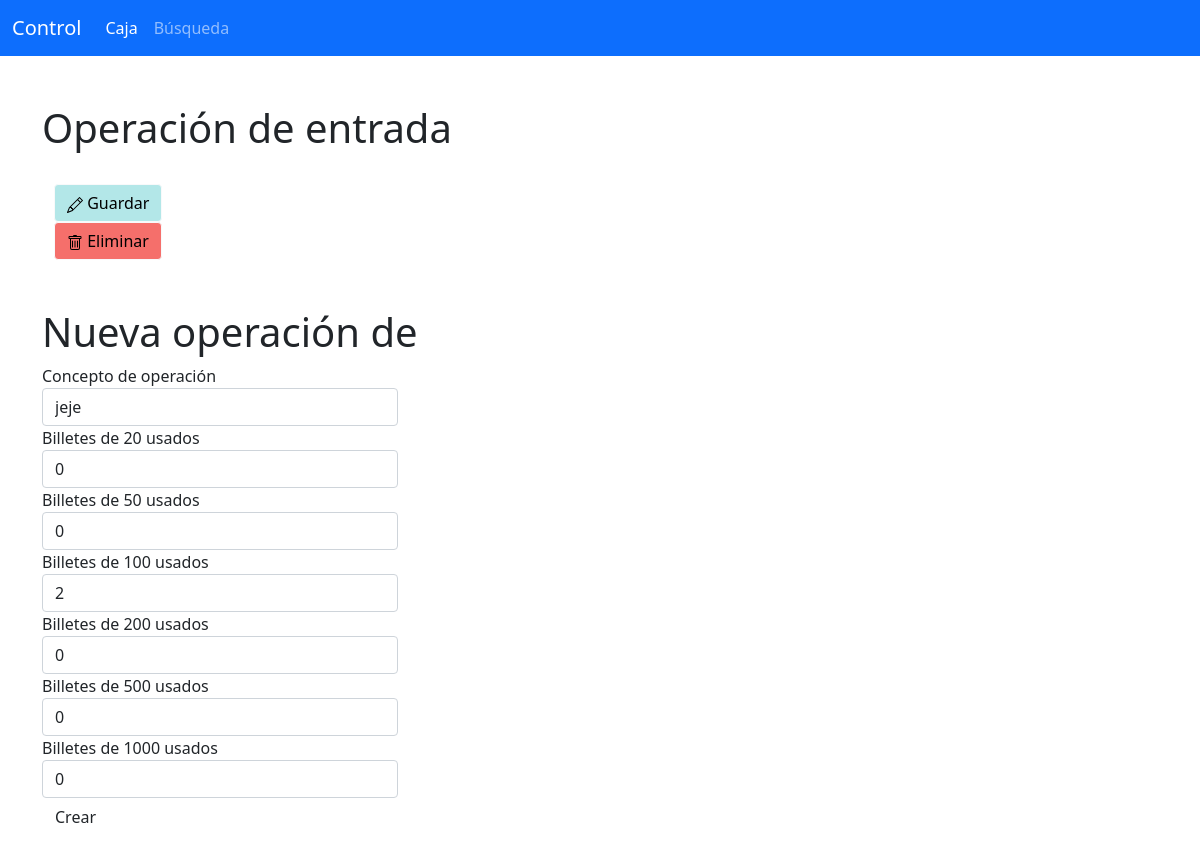
Page /ver/1 on the earlier database version.
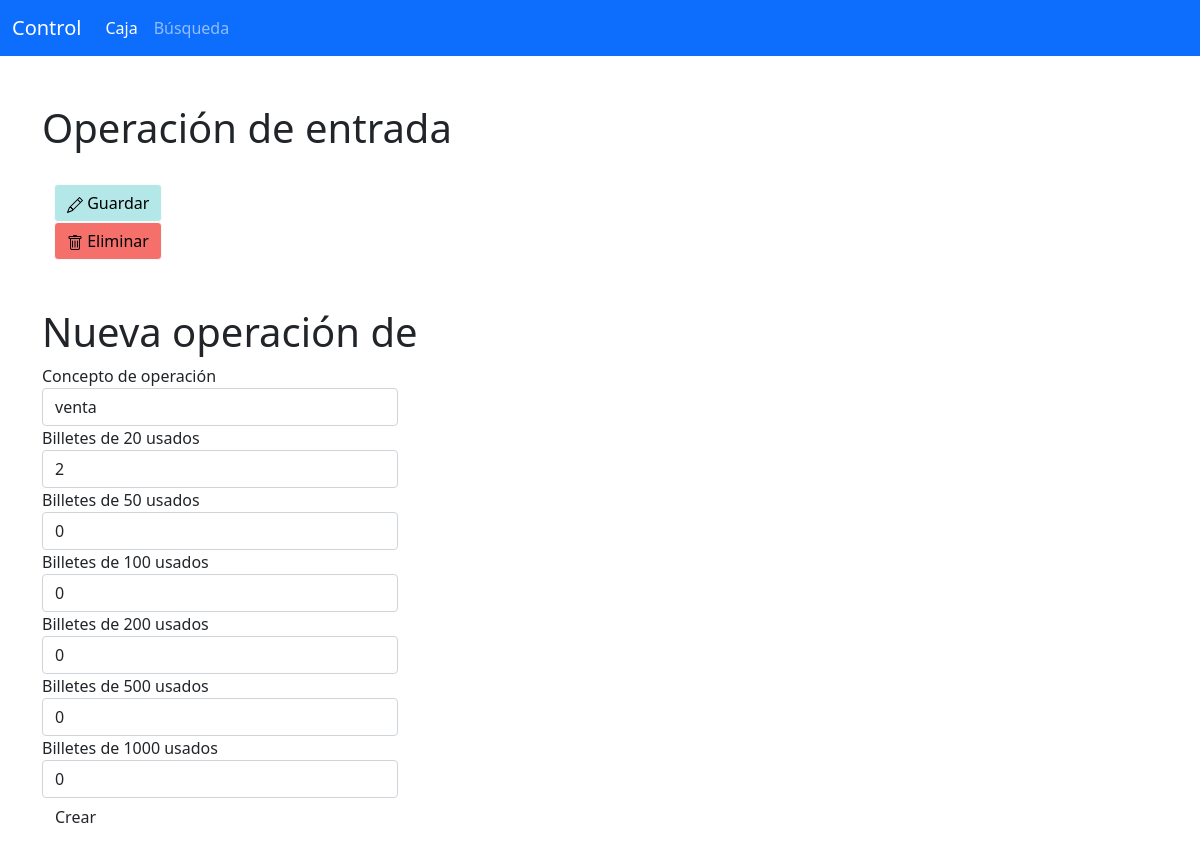
Same page on the later database version.
### app/models.py (models this page shows, shortened)
class Operacion(db.Model):
    __tablename__ = 'operaciones'
    id = db.Column(db.Integer, primary_key = True)
    concepto = db.Column(db.String(120))
    fecha = db.Column(db.Date, index = True, default = datetime.today)
    total = db.Column(db.Float)
    billetes = db.Column(db.String(18))
    tipo = db.Column(db.String(7), index = True)

### app/routes.py (the view, shortened to what this page needs)
@app.route('/ver/<int:id>', methods = ['GET','POST'])
def ver(id):
    operacion = Operacion.query.filter_by(id = id).first()
    billetes = obtener_billetes(operacion.billetes)
    if request.method == 'GET':
        form = OperacionForm(concepto = operacion.concepto, billetes_20 = billetes[0], \
            billetes_50 = billetes[1], billetes_100 = billetes[2], \
            billetes_200 = billetes[3], billetes_500 = billetes[4], \
            billetes_1000 = billetes[5])
    return render_template('ver.html', operacion = operacion, form = form)

### app/forms.py
class OperacionForm(FlaskForm):
    concepto = StringField('Concepto de operación', validators = [DataRequired()])
    billetes_20 = IntegerField('Billetes de 20 usados', validators = [Optional()], default = 0, widget = NumberInput(min = 0))
    billetes_50 = IntegerField('Billetes de 50 usados', validators = [Optional()], default = 0, widget = NumberInput(min = 0))
    billetes_100 = IntegerField('Billetes de 100 usados', validators = [Optional()], default = 0, widget = NumberInput(min = 0))
    billetes_200 = IntegerField('Billetes de 200 usados', validators = [Optional()], default = 0, widget = NumberInput(min = 0))
    billetes_500 = IntegerField('Billetes de 500 usados', validators = [Optional()], default = 0, widget = NumberInput(min = 0))
    billetes_1000 = IntegerField('Billetes de 1000 usados', validators = [Optional()], default = 0, widget = NumberInput(min = 0))
    submit = SubmitField('Crear')

### app/ops.py (called while the page is built)
def obtener_billetes(billetes):
    billetes = billetes.split()
    return billetes

### app/templates/ver.html (shortened to what this page needs)
{% extends 'base.html' %}
{% block app_content %}
{% import 'components.html' as comp %}
{% import 'bootstrap/wtf.html' as wtf %}
<br><br>
<h1>Operación de {{ operacion.tipo }}</h1>
<br>
<div class="container">
    <div class="col">
        <button class="btn btn-light" style="background-color: #B3E7E8;" data-bs-toggle="modal" data-bs-target="#ModalGuardar">
          <img src="{{ url_for('static', filename = 'pencil.svg' )}}" alt="">
          Guardar
        </button>
    </div>
    <div class="col">
      <button class="btn btn-light" style="background-color: #F56F6B;" data-bs-toggle="modal" data-bs-target="#Modal1">
        <img src="{{ url_for('static', filename = 'trash.svg' )}}" alt="">
        Eliminar
      </button>
    </div>
  </div>
</div>
<br><br>
<div class="container">
  <h1>Nueva operación de {{tipo}}</h1>
  <div class = "row">
      <div class = "col-md-4">
          {{wtf.quick_form(form)}}
      </div>
  </div>
</div>
{% endblock %}

### app/templates/base.html (shortened to what this page needs)
<html>
    <head>
            <link href="https://cdn.jsdelivr.net/npm/bootstrap@5.0.0-beta1/dist/css/bootstrap.min.css" rel="stylesheet">
    </head>
    <body>
        {% block navbar %}
            <nav class="navbar navbar-expand-lg navbar-dark bg-primary">
                <div class="container-fluid">
                  <a class="navbar-brand" href="#">Control</a>
                  <div class="collapse navbar-collapse" id="navbarNavAltMarkup">
                    <div class="navbar-nav">
                      <a class="nav-link active" aria-current="page" href="#">Caja</a>
                      <a class="nav-link" href="#">Búsqueda</a>
                    </div>
                  </div>
                </div>
            </nav>
        {% endblock %}
        {% block content %}
            <div class = "container">
                    {% block app_content %}
                    {% endblock %}
        {% endblock %}
    </body>
</html>

Differences in the rows shown:
changed Operacion "entrada": concepto "jeje" → "venta"
Other differences:
form field billetes_20: "0" → "2"
form field billetes_100: "2" → "0"
